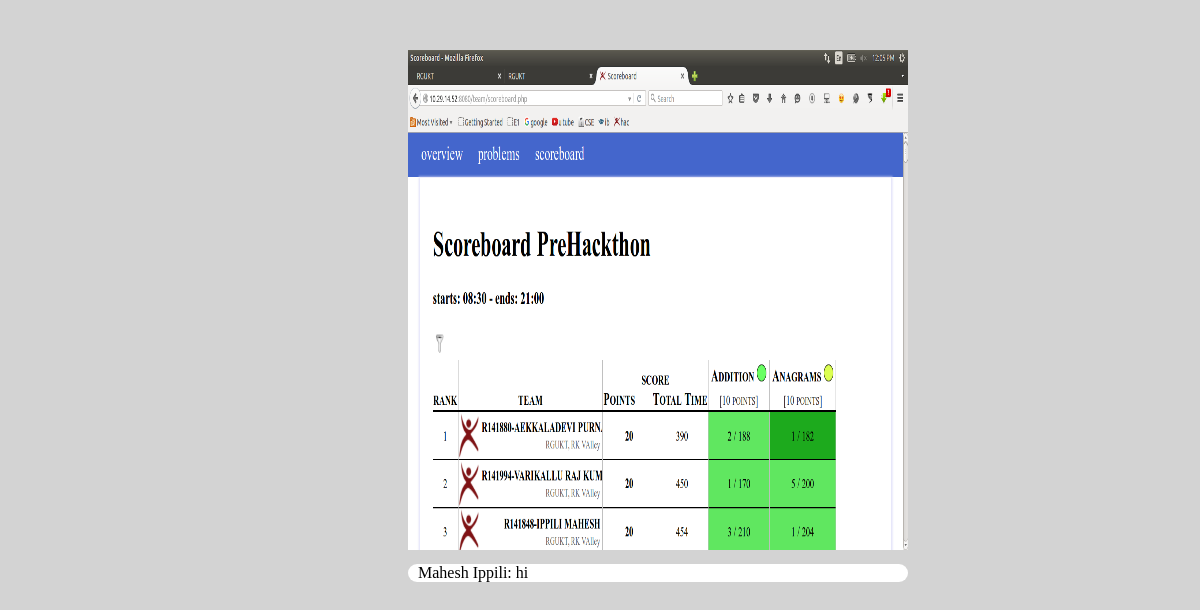
The app's page /minifb/view.php?imageid=4 (signed in) with its own data.
### tables this page shows
CREATE TABLE IF NOT EXISTS `Images` (
  `id` int(11) NOT NULL AUTO_INCREMENT,
  `location` varchar(200) NOT NULL,
  `uploader` int(11) NOT NULL,
  `type` int(11) NOT NULL,
  `likes` int(11) NOT NULL,
  `comments` int(11) NOT NULL,
  `shares` int(11) NOT NULL,
  PRIMARY KEY (`id`)
);

CREATE TABLE IF NOT EXISTS `Comments` (
  `id` int(11) NOT NULL AUTO_INCREMENT,
  `userid` int(11) NOT NULL,
  `imageid` int(11) NOT NULL,
  `comment` varchar(1000) NOT NULL,
  PRIMARY KEY (`id`)
);

CREATE TABLE IF NOT EXISTS `Users` (
  `id` int(11) NOT NULL AUTO_INCREMENT,
  `firstname` varchar(30) NOT NULL,
  `surname` varchar(30) NOT NULL,
  `username` varchar(30) NOT NULL,
  `password` varchar(10) NOT NULL,
  `gender` varchar(10) NOT NULL,
  `dob` date NOT NULL,
  `online` int(11) NOT NULL,
  `profile` varchar(100) NOT NULL,
  PRIMARY KEY (`id`)
);

### minifb/view.php (the view, shortened to what this page needs)
<!DOCTYPE html>
<html>
<head>
</head>
<body>
	<?php
		$imageid = $_GET['imageid'];
		$images = mysql_query("SELECT * FROM Images WHERE id='$imageid'");
		$location="";
		while($image = mysql_fetch_array($images)){
			$location = $image['location'];
		}
	?>
	<div class='comments' id='c'>
		<img src='<?php echo $location ?>' height='500px;' width='500px;'>
		<?php
			$commentstable = mysql_query("SELECT * FROM Comments WHERE imageid='$imageid'");
			while($comment = mysql_fetch_array($commentstable)){
				$userid = $comment['userid'];
				$username = "";
				$com = $comment['comment'];
				$userstable = mysql_query("SELECT * FROM Users WHERE id='$userid'");
				while($user=mysql_fetch_array($userstable)){
					$username = $user['firstname']." ".$user['surname'];
				}
				echo "
					<div class='comment'>
							$username: $com
					</div>
				";
			}
		?>
	</div>
</body>
</html>

### minifb/view.php (style rules this page uses)
body { font-family:Times,arial,Sans-serif; background-color:lightgrey; }
.comments img { margin-left: 400px; }
.comment { margin-top: 10px; background-color: white; border-radius: 10px; margin-left: 400px; padding-left: 10px; width: 490px; }
.comments { margin-top: 50px; overflow-y: scroll; height: 550px; }

### records on screen
images: location (picture)
comments: userid.surname "Mahesh Ippili", comment "hi"
